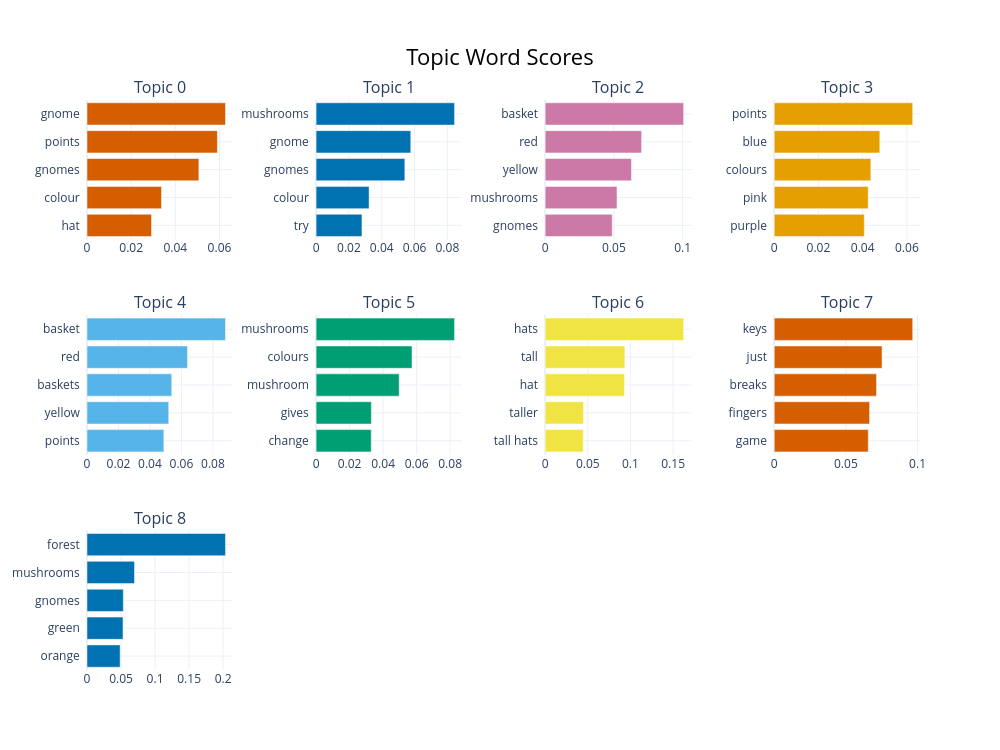

The notebook cell this image was saved under:
### Code cell
topic_model.visualize_barchart(top_n_topics=9)

### Figure 1 — Plotly figure (JSON) as saved in the notebook; plotly's stock layout.template omitted (floating-point values rounded to 4 significant figures)
{"data": [{"marker": {"color": "#D55E00"}, "orientation": "h", "type": "bar", "x": [0.02923, 0.03376, 0.05067, 0.05906, 0.06273], "xaxis": "x", "y": ["hat  ", "colour  ", "gnomes  ", "points  ", "gnome  "], "yaxis": "y"}, {"marker": {"color": "#0072B2"}, "orientation": "h", "type": "bar", "x": [0.02796, 0.0323, 0.05408, 0.05769, 0.08437], "xaxis": "x2", "y": ["try  ", "colour  ", "gnomes  ", "gnome  ", "mushrooms  "], "yaxis": "y2"}, {"marker": {"color": "#CC79A7"}, "orientation": "h", "type": "bar", "x": [0.04877, 0.05228, 0.06277, 0.07016, 0.1007], "xaxis": "x3", "y": ["gnomes  ", "mushrooms  ", "yellow  ", "red  ", "basket  "], "yaxis": "y3"}, {"marker": {"color": "#E69F00"}, "orientation": "h", "type": "bar", "x": [0.04075, 0.04251, 0.0437, 0.04776, 0.06264], "xaxis": "x4", "y": ["purple  ", "pink  ", "colours  ", "blue  ", "points  "], "yaxis": "y4"}, {"marker": {"color": "#56B4E9"}, "orientation": "h", "type": "bar", "x": [0.04884, 0.05193, 0.05385, 0.06387, 0.08798], "xaxis": "x5", "y": ["points  ", "yellow  ", "baskets  ", "red  ", "basket  "], "yaxis": "y5"}, {"marker": {"color": "#009E73"}, "orientation": "h", "type": "bar", "x": [0.03291, 0.033, 0.0496, 0.05725, 0.08264], "xaxis": "x6", "y": ["change  ", "gives  ", "mushroom  ", "colours  ", "mushrooms  "], "yaxis": "y6"}, {"marker": {"color": "#F0E442"}, "orientation": "h", "type": "bar", "x": [0.04474, 0.04501, 0.09306, 0.09338, 0.1623], "xaxis": "x7", "y": ["tall hats  ", "taller  ", "hat  ", "tall  ", "hats  "], "yaxis": "y7"}, {"marker": {"color": "#D55E00"}, "orientation": "h", "type": "bar", "x": [0.06563, 0.06654, 0.07138, 0.07524, 0.09662], "xaxis": "x8", "y": ["game  ", "fingers  ", "breaks  ", "just  ", "keys  "], "yaxis": "y8"}, {"marker": {"color": "#0072B2"}, "orientation": "h", "type": "bar", "x": [0.04867, 0.05295, 0.05338, 0.06979, 0.2035], "xaxis": "x9", "y": ["orange  ", "green  ", "gnomes  ", "mushrooms  ", "forest  "], "yaxis": "y9"}], "layout": {"annotations": [{"font": {"size": 16}, "showarrow": false, "text": "Topic 0", "x": 0.0875, "xanchor": "center", "xref": "paper", "y": 1, "yanchor": "bottom", "yref": "paper"}, {"font": {"size": 16}, "showarrow": false, "text": "Topic 1", "x": 0.3625, "xanchor": "center", "xref": "paper", "y": 1, "yanchor": "bottom", "yref": "paper"}, {"font": {"size": 16}, "showarrow": false, "text": "Topic 2", "x": 0.6375, "xanchor": "center", "xref": "paper", "y": 1, "yanchor": "bottom", "yref": "paper"}, {"font": {"size": 16}, "showarrow": false, "text": "Topic 3", "x": 0.9125, "xanchor": "center", "xref": "paper", "y": 1, "yanchor": "bottom", "yref": "paper"}, {"font": {"size": 16}, "showarrow": false, "text": "Topic 4", "x": 0.0875, "xanchor": "center", "xref": "paper", "y": 0.6222, "yanchor": "bottom", "yref": "paper"}, {"font": {"size": 16}, "showarrow": false, "text": "Topic 5", "x": 0.3625, "xanchor": "center", "xref": "paper", "y": 0.6222, "yanchor": "bottom", "yref": "paper"}, {"font": {"size": 16}, "showarrow": false, "text": "Topic 6", "x": 0.6375, "xanchor": "center", "xref": "paper", "y": 0.6222, "yanchor": "bottom", "yref": "paper"}, {"font": {"size": 16}, "showarrow": false, "text": "Topic 7", "x": 0.9125, "xanchor": "center", "xref": "paper", "y": 0.6222, "yanchor": "bottom", "yref": "paper"}, {"font": {"size": 16}, "showarrow": false, "text": "Topic 8", "x": 0.0875, "xanchor": "center", "xref": "paper", "y": 0.2444, "yanchor": "bottom", "yref": "paper"}], "height": 750, "hoverlabel": {"bgcolor": "white", "font": {"family": "Rockwell", "size": 16}}, "showlegend": false, "title": {"font": {"color": "Black", "size": 22}, "text": "Topic Word Scores", "x": 0.5, "xanchor": "center", "yanchor": "top"}, "width": 1000, "xaxis": {"anchor": "y", "domain": [0, 0.175], "showgrid": true}, "xaxis10": {"anchor": "y10", "domain": [0.275, 0.45], "showgrid": true}, "xaxis11": {"anchor": "y11", "domain": [0.55, 0.725], "showgrid": true}, "xaxis12": {"anchor": "y12", "domain": [0.825, 1], "showgrid": true}, "xaxis2": {"anchor": "y2", "domain": [0.275, 0.45], "showgrid": true}, "xaxis3": {"anchor": "y3", "domain": [0.55, 0.725], "showgrid": true}, "xaxis4": {"anchor": "y4", "domain": [0.825, 1], "showgrid": true}, "xaxis5": {"anchor": "y5", "domain": [0, 0.175], "showgrid": true}, "xaxis6": {"anchor": "y6", "domain": [0.275, 0.45], "showgrid": true}, "xaxis7": {"anchor": "y7", "domain": [0.55, 0.725], "showgrid": true}, "xaxis8": {"anchor": "y8", "domain": [0.825, 1], "showgrid": true}, "xaxis9": {"anchor": "y9", "domain": [0, 0.175], "showgrid": true}, "yaxis": {"anchor": "x", "domain": [0.7556, 1], "showgrid": true}, "yaxis10": {"anchor": "x10", "domain": [0, 0.2444], "showgrid": true}, "yaxis11": {"anchor": "x11", "domain": [0, 0.2444], "showgrid": true}, "yaxis12": {"anchor": "x12", "domain": [0, 0.2444], "showgrid": true}, "yaxis2": {"anchor": "x2", "domain": [0.7556, 1], "showgrid": true}, "yaxis3": {"anchor": "x3", "domain": [0.7556, 1], "showgrid": true}, "yaxis4": {"anchor": "x4", "domain": [0.7556, 1], "showgrid": true}, "yaxis5": {"anchor": "x5", "domain": [0.3778, 0.6222], "showgrid": true}, "yaxis6": {"anchor": "x6", "domain": [0.3778, 0.6222], "showgrid": true}, "yaxis7": {"anchor": "x7", "domain": [0.3778, 0.6222], "showgrid": true}, "yaxis8": {"anchor": "x8", "domain": [0.3778, 0.6222], "showgrid": true}, "yaxis9": {"anchor": "x9", "domain": [0, 0.2444], "showgrid": true}}}
